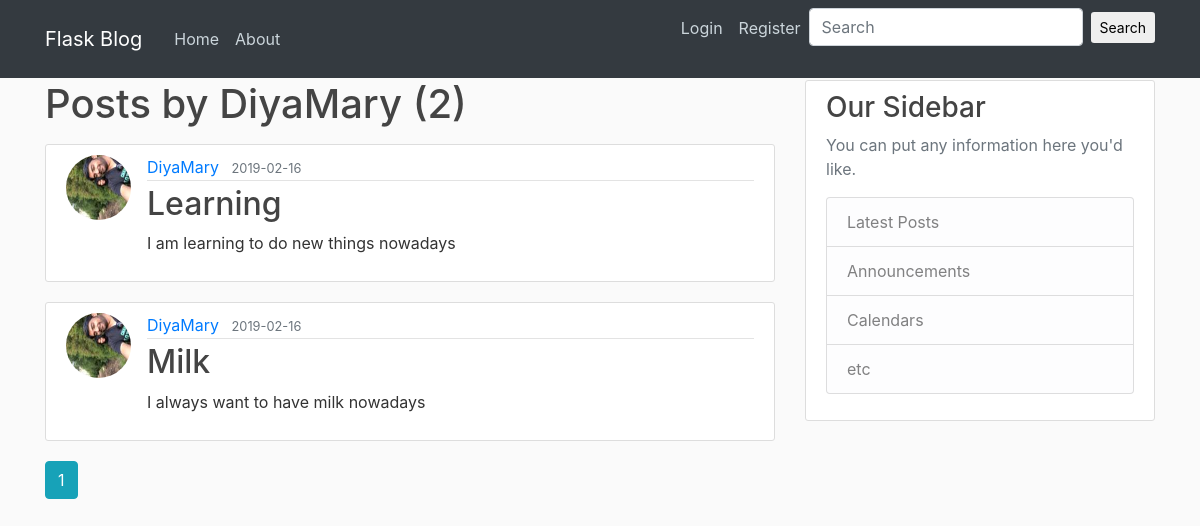
The page /user/DiyaMary on the database as committed earlier.
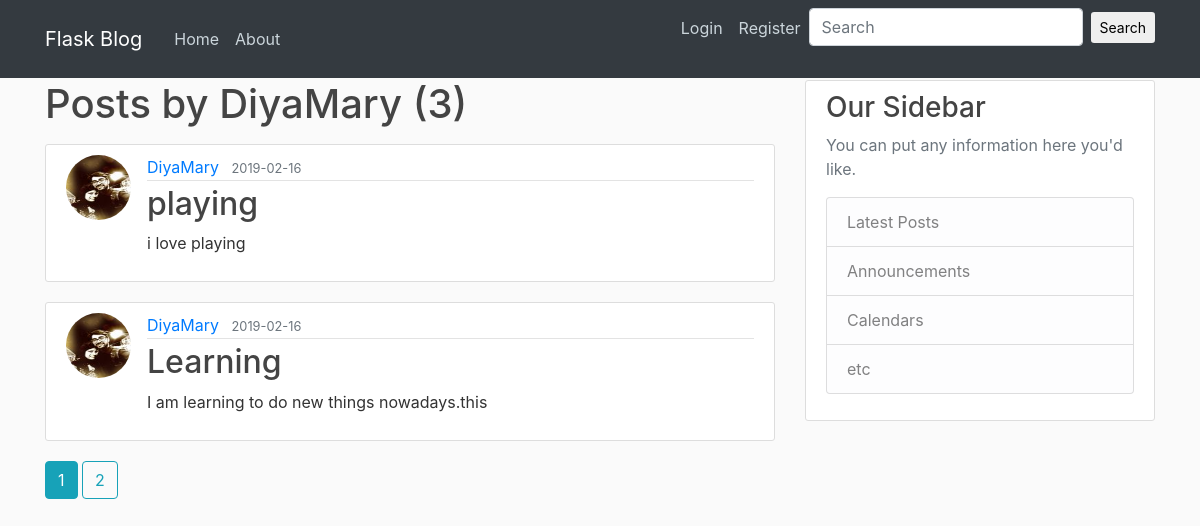
The same page on the database as committed later.
### flaskblog/models.py (models this page shows, shortened)
class User(db.Model,UserMixin):
    id = db.Column(db.Integer, primary_key=True)
    username = db.Column(db.String(20), unique=True, nullable=False)
    email = db.Column(db.String(120), unique=True, nullable=False)
    image_file = db.Column(db.String(20), nullable=False, default='default.jpg')
    password = db.Column(db.String(60), nullable=False)
    posts = db.relationship('Post', backref='author', lazy=True)

class Post(db.Model):
    id = db.Column(db.Integer, primary_key=True)
    title = db.Column(db.String(100), nullable=False)
    date_posted = db.Column(db.DateTime, nullable=False, default=datetime.utcnow)
    content = db.Column(db.Text, nullable=False)
    user_id = db.Column(db.Integer, db.ForeignKey('user.id'), nullable=False)

### flaskblog/routes.py (the view)
@app.route('/user/<string:username>')
def user_posts(username):
    page = request.args.get('page',1,type=int)
    user = User.query.filter_by(username=username).first_or_404()
    posts = Post.query.filter_by(author=user)\
        .order_by(Post.date_posted.desc())\
        .paginate(page=page, per_page=2)
    return render_template('user_posts.html',posts=posts,user=user)

### flaskblog/templates/user_posts.html
{% extends "layout.html" %}
{% block content %}
    <h1 class="mb-3">Posts by {{user.username}} ({{posts.total}})</h1>
    {% for post in posts.items %}
        <article class="media content-section">
            <img class="rounded-circle article-img" src="{{ url_for('static',filename='profile_pics/' + post.author.image_file)}}">
          <div class="media-body">
            <div class="article-metadata">
              <a class="mr-2" href="{{url_for('user_posts',username=post.author.username)}}">{{ post.author.username }}</a>
              <small class="text-muted">{{ post.date_posted.strftime('%Y-%m-%d')}}</small>
            </div>
            <h2><a class="article-title" href="{{ url_for('post',post_id=post.id)}}">{{ post.title }}</a></h2>
            <p class="article-content">{{ post.content }}</p>
          </div>
        </article>
    {% endfor %}
    {% for page_num in posts.iter_pages(left_current=1,right_current=2,left_edge=1,right_edge=1) %}
        {% if page_num %}
            {% if posts.page == page_num %}
                <a class="btn btn-info mb-4" href="{{url_for('user_posts',username=user.username,page=page_num)}}">{{page_num}}</a>
            {% else %}
                <a class="btn btn-outline-info mb-4" href="{{url_for('user_posts',username=user.username,page=page_num)}}">{{page_num}}</a>
            {% endif %}
        {% else %}
            ...
        {% endif %}
    {% endfor %}
{% endblock content %}

### flaskblog/templates/layout.html (shortened to what this page needs)
<!DOCTYPE html>
<html lang="en">
<head>
<link rel="stylesheet" href="https://maxcdn.bootstrapcdn.com/bootstrap/4.0.0/css/bootstrap.min.css">
<link rel="stylesheet" type="text/css" href="{{url_for('static',filename='main.css')}}">
</head>
<body>
    <header class="site-header">
      <nav class="navbar navbar-expand-md navbar-dark bg-dark fixed-top">
        <div class="container">
          <a class="navbar-brand mr-4" href="/">Flask Blog</a>
          <div class="collapse navbar-collapse" id="navbarToggle">
            <div class="navbar-nav mr-auto">
              <a class="nav-item nav-link" href="{{ url_for('home')}}">Home</a>
              <a class="nav-item nav-link" href="{{ url_for('about')}}">About</a>
            </div>
            <div class="navbar-nav">
                {% if current_user.is_authenticated %}
                    <a class="nav-item nav-link" href="{{ url_for('account')}}">Account</a>
                    <a class="nav-item nav-link" href="{{ url_for('logout')}}">Logout</a>
                    <a class="nav-item nav-link" href="{{ url_for('new_post')}}">New Post</a>
                    <a class="nav-item nav-link" href="{{url_for('user_posts',username=current_user.username)}}">{{current_user.username}}</a>
                    <form action="{{url_for('search')}}" method="POST" class="form-inline md-form mr-auto mb-4">
                    <input class="form-control mr-sm-2" type="text" placeholder="Search" aria-label="Search" name="search">
                        <button class="btn aqua-gradient btn-rounded btn-sm my-0" type="submit">Search</button>
                    </form>
                    {{current_user.username}}
                {% else %}
                  <a class="nav-item nav-link" href="{{ url_for('login')}}">Login</a>
                  <a class="nav-item nav-link" href="{{ url_for('register')}}">Register</a>
                  <form class="form-inline md-form mr-auto mb-4">
                    <input class="form-control mr-sm-2" type="text" placeholder="Search" aria-label="Search">
                  <button class="btn aqua-gradient btn-rounded btn-sm my-0" type="submit">Search</button>
                  </form>
                {% endif %}
            </div>
          </div>
        </div>
      </nav>
    </header>
<main role="main" class="container">
  <div class="row">
    <div class="col-md-8">
      {% block content %}{% endblock %}
    </div>
    <div class="col-md-4">
      <div class="content-section">
        <h3>Our Sidebar</h3>
        <p class='text-muted'>You can put any information here you'd like.
          <ul class="list-group">
            <li class="list-group-item list-group-item-light">Latest Posts</li>
            <li class="list-group-item list-group-item-light">Announcements</li>
            <li class="list-group-item list-group-item-light">Calendars</li>
            <li class="list-group-item list-group-item-light">etc</li>
          </ul>
        </p>
      </div>
    </div>
  </div>
</main>
</body>
</html>

### flaskblog/static/main.css (style rules this page uses)
body { background: #fafafa; color: #333333; margin-top: 5rem; }
h1, h2, h3, h4, h5, h6 { color: #444444; }
.site-header .navbar-nav .nav-link { color: #cbd5db; }
.content-section { background: #ffffff; padding: 10px 20px; border: 1px solid #dddddd; border-radius: 3px; margin-bottom: 20px; }
.article-title { color: #444444; }
.article-content { white-space: pre-line; }
.article-img { height: 65px; width: 65px; margin-right: 16px; }
.article-metadata { padding-bottom: 1px; margin-bottom: 4px; border-bottom: 1px solid #e3e3e3 }

Rows that differ between the two databases and show on the page:
no longer on this page (row unchanged): Post: image_file (picture), author.username "DiyaMary", date_posted "2019-02-16", title "Milk", content "I always want to have milk nowadays"
added Post: image_file (picture), author.username "DiyaMary", date_posted "2019-02-16", title "playing", content "i love playing"
changed Post "Learning": image_file: a different picture; content "I am learning to do new things nowadays" → "I am learning to do new things nowadays.this"
Other text that changed with them:
{{ posts.total }}: "2" → "3"
new list line: "2"
